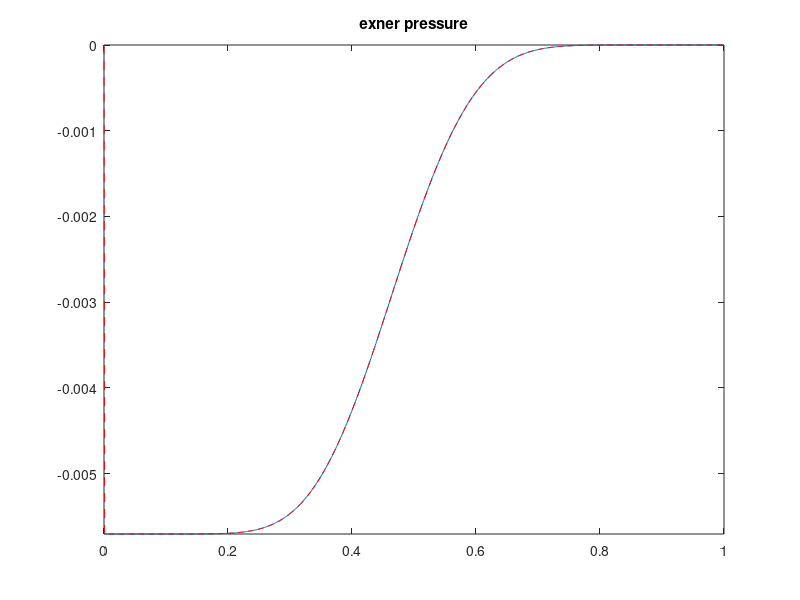
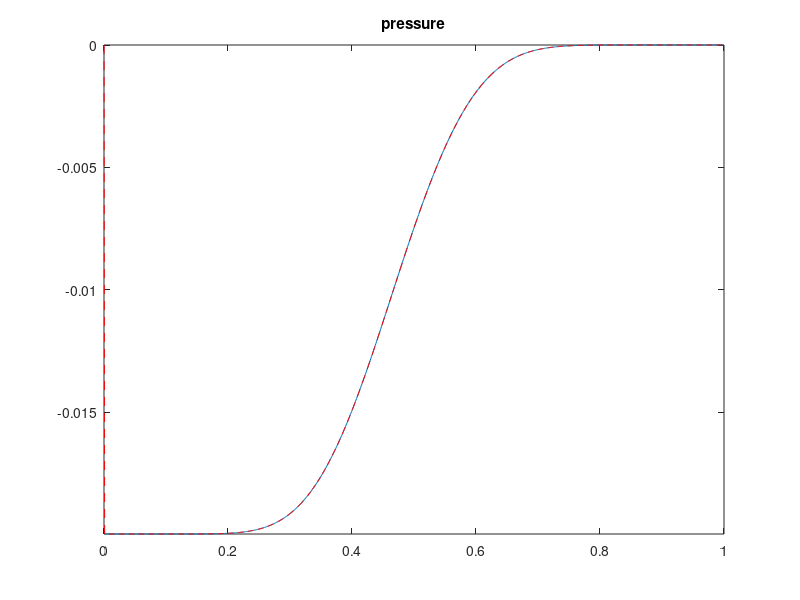
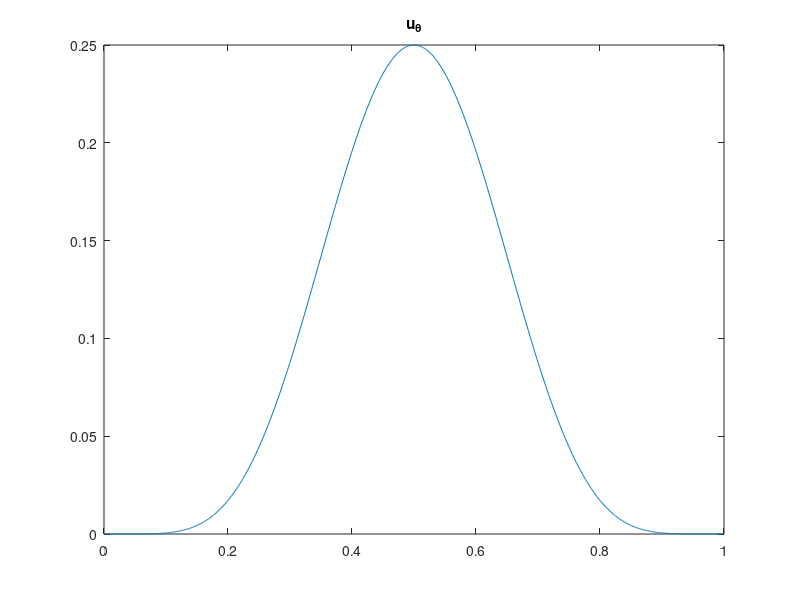
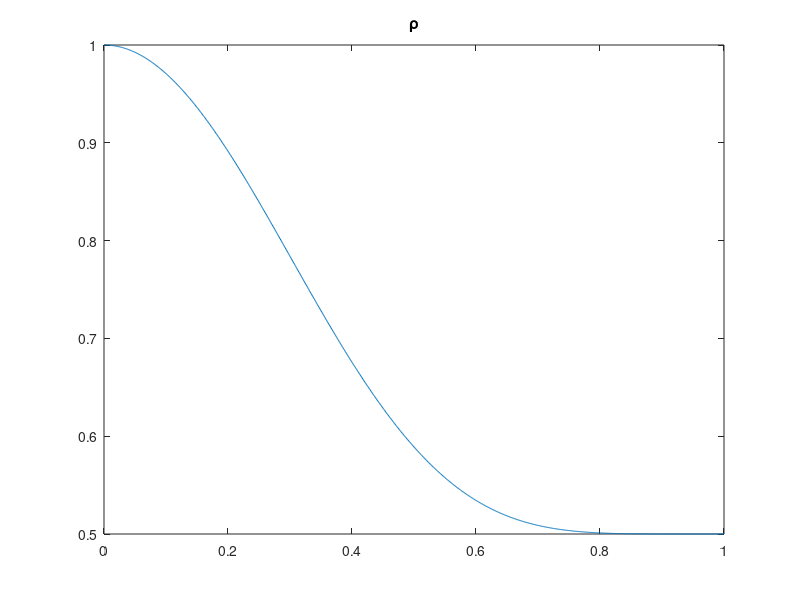

Here is the MATLAB script that generated these plots, in order:
N = 1000;

rho0 = 0.5;

r   = linspace(0.0,1,N);
dr  = 1.0/(N-1);
p   = 0.0*r;
pth = p;

gamma = 1.4;
Gamma = (gamma-1) / gamma;

coe = [1.0/12.0, -12.0/13.0, 9.0/2.0, -184.0/15.0, 609.0/32.0, ...
       - 222.0/17.0, -38.0/9.0, 54.0/19.0, 783.0/20.0, -558.0/7.0, ...
       1053.0/22.0, 1014.0/23.0, -1473.0/16.0, 204.0/5.0, 510.0/13.0, ...
       -1564.0/27.0, 153.0/8.0, 450.0/29.0, -269.0/15.0, ... % K.etal 259; Papke 269 
       174.0 / 31.0, 57.0/32.0, -74.0/33.0, 15.0/17.0, -6.0/35.0, ...
       1.0/72.0]*1024*1024*Gamma;



rho  =@(x) rho0 + 0.5*(1-x.^2).^6;
dpdr =@(x) Gamma * 1024*1024*(rho0 + 0.5*(1-x.^2).^6) .* (1-x).^12 .* x.^11;
%dpdr =@(x) Gamma * (rho0 + 0.0*(1-x.^2).^6) .* (1-x).^12 .* x.^11;
uth  =@(x) 1024*(1-x).^6 .* x.^6;

p(1)   = 0.0;
pth(1) = 0.0;
for k = 2:N
    p(k) = p(k-1) + 0.5*dr*(dpdr(r(k-1)) + dpdr(r(k)));
    pth(k) = 0.0;
    for ll = 1:25
        pth(k) = pth(k) + coe(ll)*(r(k)^(11+ll) - 1.0);
    end
end

% =====================================================================
% Display
% =====================================================================

figure(50)
plot(r,p-p(N))
title('exner pressure')
hold
plot(r,pth, 'r--')
axis tight;

figure(51)
plot(r,(p-p(N))/Gamma)
title('pressure')
hold
plot(r,pth/Gamma, 'r--')
axis tight;

figure(52)
plot(r,uth(r))
title('u_{\theta}')

figure(53)
plot(r,rho(r))
title('\rho')
